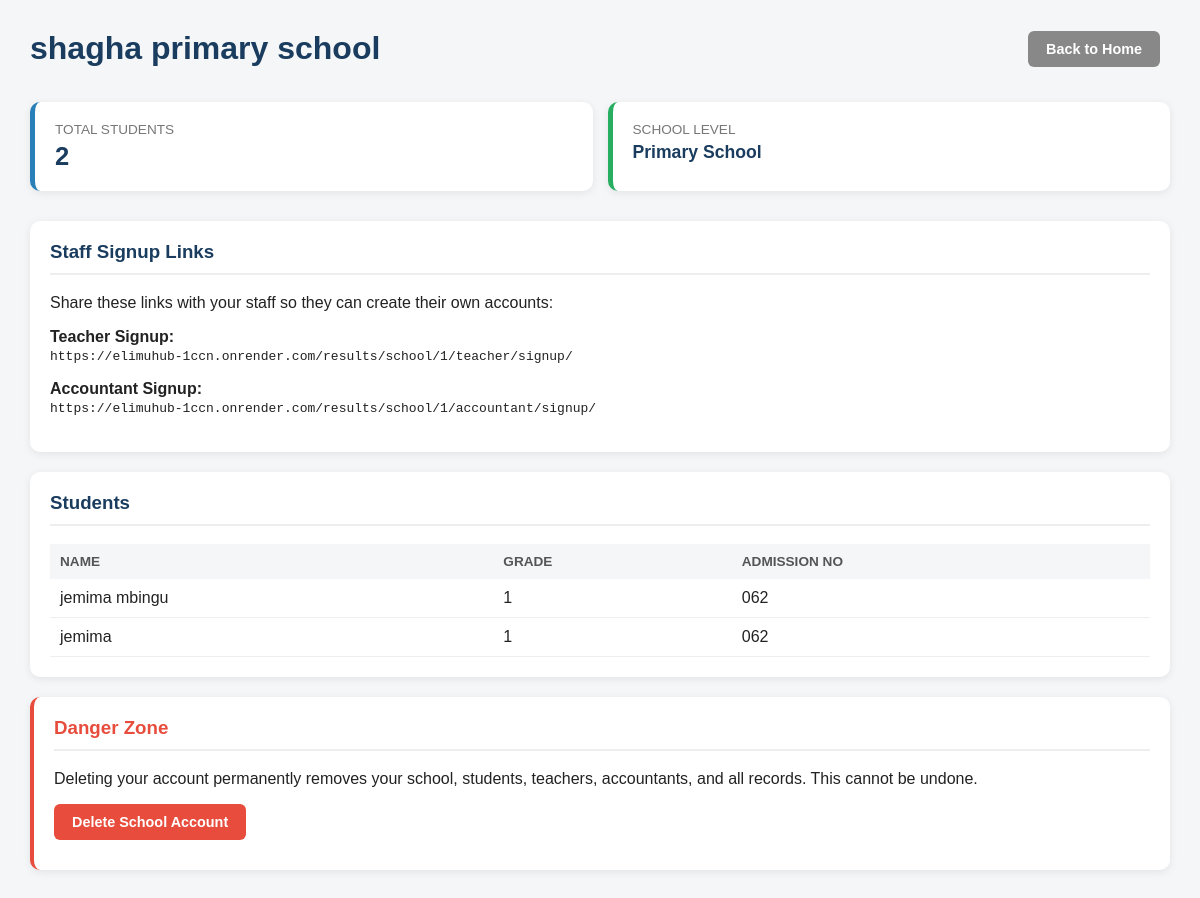
Screenshot of /results/school/dashboard/ (signed in) with the database file from the repository.
### results/models.py (models this page shows, shortened)
class School(models.Model):
    LEVEL_CHOICES = [
        ('primary', 'Primary School'),
        ('secondary', 'Secondary School'),
    ]
    name = models.CharField(max_length=100)
    level = models.CharField(max_length=20, choices=LEVEL_CHOICES, default='primary')
    email = models.CharField(max_length=100)
    phone = models.CharField(max_length=20)
    password = models.CharField(max_length=100)

class Student(models.Model):
    school = models.ForeignKey(School, on_delete=models.CASCADE)
    added_by = models.ForeignKey(Teacher, on_delete=models.SET_NULL, null=True, blank=True)
    full_name = models.CharField(max_length=100)
    admission_number = models.CharField(max_length=20)
    grade = models.IntegerField()
    stream = models.CharField(max_length=20, blank=True)
    verification_code = models.CharField(max_length=10, blank=True)

### results/views.py (the view)
# urls.py: path('school/dashboard/', views.school_dashboard, name='school_dashboard'),
def school_dashboard(request):
    school_id = request.session.get('school_id')
    if not school_id:
        return redirect('school_login')
    school = get_object_or_404(School, id=school_id)
    students = Student.objects.filter(school=school)
    return render(request, 'results/school_dashboard.html', {'school': school, 'students': students})

### results/templates/results/school_dashboard.html (shortened to what this page needs)
<!DOCTYPE html>
<html>
<head>
    {% load static %}
    <link rel="stylesheet" href="{% static 'results/style.css' %}">
</head>
<body class="dashboard-page">
    <div class="dashboard-header">
        <h1>{{ school.name }}</h1>
        <a href="/results/" class="action-btn" style="background:#888;">Back to Home</a>
    </div>
    <div class="stat-grid">
        <div class="stat-card">
            <div class="stat-label">TOTAL STUDENTS</div>
            <div class="stat-value">{{ students.count }}</div>
        </div>
        <div class="stat-card" style="border-left-color:#27ae60;">
            <div class="stat-label">SCHOOL LEVEL</div>
            <div class="stat-value" style="font-size:1.1em;">{{ school.get_level_display }}</div>
        </div>
    </div>
    <div class="dashboard-section">
        <h3>Staff Signup Links</h3>
        <p>Share these links with your staff so they can create their own accounts:</p>
        <p><strong>Teacher Signup:</strong><br>
        <code>https://elimuhub-1ccn.onrender.com/results/school/{{ school.id }}/teacher/signup/</code></p>
        <p><strong>Accountant Signup:</strong><br>
        <code>https://elimuhub-1ccn.onrender.com/results/school/{{ school.id }}/accountant/signup/</code></p>
    </div>
    <div class="dashboard-section">
        <h3>Students</h3>
        <table class="dashboard-table">
            <tr>
                <th>Name</th>
                <th>Grade</th>
                <th>Admission No</th>
            </tr>
            {% for student in students %}
            <tr>
                <td>{{ student.full_name }}</td>
                <td>{{ student.grade }}</td>
                <td>{{ student.admission_number }}</td>
            </tr>
            {% empty %}
            <tr><td colspan="3">No students yet.</td></tr>
            {% endfor %}
        </table>
    </div>
    <div class="dashboard-section" style="border-left: 4px solid #e74c3c;">
    <h3 style="color:#e74c3c;">Danger Zone</h3>
    <p>Deleting your account permanently removes your school, students, teachers, accountants, and all records. This cannot be undone.</p>
    <a href="/results/school/delete/" class="action-btn" style="background:#e74c3c;" onclick="return confirm('Are you sure? This will permanently delete your school and all its data.')">Delete School Account</a>
</div>
</body>
</html>

### results/static/results/style.css (style rules this page uses)
body { font-family: Arial, sans-serif; background-color: #eef2f5; color: #222; margin: 40px; }
h1 { color: #1a3c5e; border-bottom: 3px solid #2980b9; padding-bottom: 10px; }
table { border-collapse: collapse; width: 100%; margin-top: 15px; background: white; }
th { background-color: #2980b9; color: white; padding: 10px; text-align: left; }
td { padding: 10px; border-bottom: 1px solid #ddd; }
a { color: #2980b9; font-weight: bold; text-decoration: none; }
.dashboard-page { min-height: 100vh; margin: 0; background: #f4f6f8; padding: 30px; box-sizing: border-box; font-family: Arial, sans-serif; }
.dashboard-header { display: flex; justify-content: space-between; align-items: center; margin-bottom: 25px; }
.dashboard-header h1 { color: #1a3c5e; border: none; margin: 0; }
.stat-grid { display: flex; flex-wrap: wrap; gap: 15px; margin-bottom: 30px; }
.stat-card { background: white; border-radius: 10px; padding: 20px; flex: 1; min-width: 150px; box-shadow: 0 2px 8px rgba(0,0,0,0.08); border-left: 5px solid #2980b9; }
.stat-card .stat-label { color: #777; font-size: 0.85em; margin-bottom: 5px; }
.stat-card .stat-value { font-size: 1.6em; font-weight: bold; color: #1a3c5e; }
.dashboard-section { background: white; border-radius: 10px; padding: 20px; margin-bottom: 20px; box-shadow: 0 2px 8px rgba(0,0,0,0.08); }
.dashboard-section h3 { color: #1a3c5e; margin-top: 0; border-bottom: 2px solid #eee; padding-bottom: 10px; }
.action-btn { display: inline-block; background: #2980b9; color: white; padding: 10px 18px; border-radius: 6px; text-decoration: none; font-size: 0.9em; margin-right: 10px; margin-bottom: 10px; }
.dashboard-table { width: 100%; border-collapse: collapse; }
.dashboard-table th { background: #f4f6f8; color: #555; text-align: left; padding: 10px; font-size: 0.85em; text-transform: uppercase; }
.dashboard-table td { padding: 10px; border-bottom: 1px solid #eee; }

### rows the page displays
School: name "shagha primary school", level "Primary School", id "1"
Student: full_name "jemima mbingu", grade "1", admission_number "062"
Student: full_name "jemima", grade "1", admission_number "062"

### other values shown
{{ students.count }} "2"
